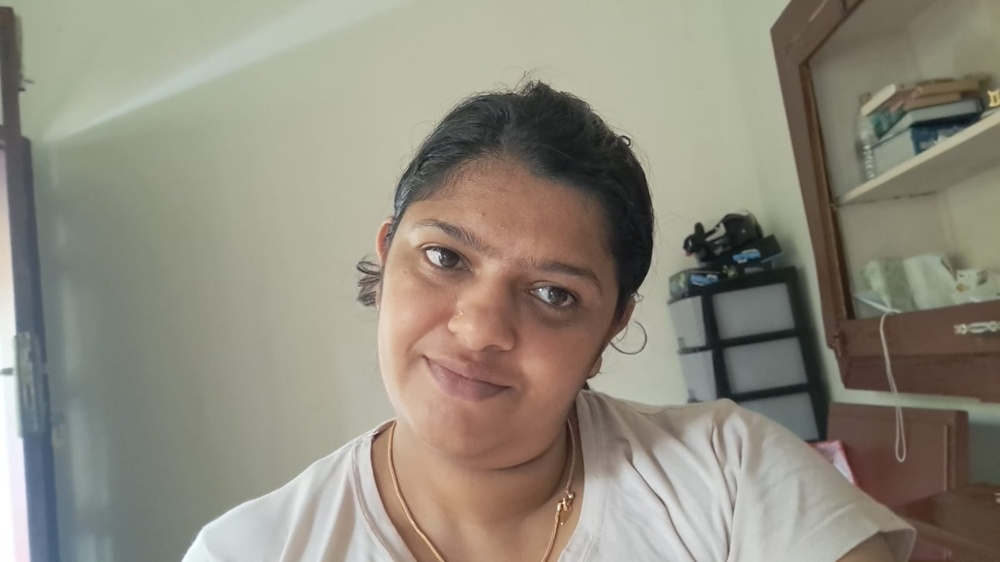
#> input picture cherinjaphoto.jpg, 1000 x 562 px, shrunk from 1600 x 900 before the run
$ python allign.py
#> lines starting #> are read from the running program, lines starting #| are printed output that depends on the picture
# install and import above modules first
import os
import cv2
import math
import matplotlib.pyplot as pl
import pandas as pd
from PIL import Image
import numpy as np

# Detect face
def face_detection(img):
	faces = face_detector.detectMultiScale(img, 1.1, 4)
	if (len(faces) <= 0):
		img_gray = cv2.cvtColor(img, cv2.COLOR_BGR2GRAY)
		return img, img_gray
	else:
		X, Y, W, H = faces[0]
		img = img[int(Y):int(Y+H), int(X):int(X+W)]
		return img, cv2.cvtColor(img, cv2.COLOR_BGR2BGRA)


def trignometry_for_distance(a, b):
	return math.sqrt(((b[0] - a[0]) * (b[0] - a[0])) +\
					((b[1] - a[1]) * (b[1] - a[1])))

# Find eyes
def Face_Alignment(img_path):
	pl.imshow(cv2.imread(img_path)[:, :, ::-1])
	pl.show()
	img_raw = cv2.imread(img_path).copy()
	img, gray_img = face_detection(cv2.imread(img_path))
	eyes = eye_detector.detectMultiScale(gray_img)

	# for multiple people in an image find the largest
	# pair of eyes
	if len(eyes) >= 2:
		eye = eyes[:, 2]
		container1 = []
		for i in range(0, len(eye)):
			container = (eye[i], i)
			container1.append(container)
		df = pd.DataFrame(container1, columns=[
						"length", "idx"]).sort_values(by=['length'])
		eyes = eyes[df.idx.values[0:2]]

		# deciding to choose left and right eye
		eye_1 = eyes[0]
		eye_2 = eyes[1]
		if eye_1[0] > eye_2[0]:
			left_eye = eye_2
			right_eye = eye_1
		else:
			left_eye = eye_1
			right_eye = eye_2

		# center of eyes
		# center of right eye
		right_eye_center = (
			int(right_eye[0] + (right_eye[2]/2)),
		int(right_eye[1] + (right_eye[3]/2)))
		right_eye_x = right_eye_center[0]
		right_eye_y = right_eye_center[1]
		cv2.circle(img, right_eye_center, 2, (255, 0, 0), 3)

		# center of left eye
		left_eye_center = (
			int(left_eye[0] + (left_eye[2] / 2)),
		int(left_eye[1] + (left_eye[3] / 2)))
		left_eye_x = left_eye_center[0]
		left_eye_y = left_eye_center[1]
		cv2.circle(img, left_eye_center, 2, (255, 0, 0), 3)

		# finding rotation direction
		if left_eye_y > right_eye_y:
			print("Rotate image to clock direction")
			point_3rd = (right_eye_x, left_eye_y)
			direction = -1 # rotate image direction to clock
		else:
			print("Rotate to inverse clock direction")
			point_3rd = (left_eye_x, right_eye_y)
			direction = 1 # rotate inverse direction of clock

		cv2.circle(img, point_3rd, 2, (255, 0, 0), 2)
		a = trignometry_for_distance(left_eye_center,
									point_3rd)
		b = trignometry_for_distance(right_eye_center,
									point_3rd)
		c = trignometry_for_distance(right_eye_center,
									left_eye_center)
		cos_a = (b*b + c*c - a*a)/(2*b*c)
		angle = (np.arccos(cos_a) * 180) / math.pi

		if direction == -1:
			angle = 90 - angle
		else:
			angle = -(90-angle)

		# rotate image
		new_img = Image.fromarray(img_raw)
		new_img = np.array(new_img.rotate(direction * angle))

	return new_img


opencv_home = cv2.__file__
folders = opencv_home.split(os.path.sep)[0:-1]
path = folders[0]
for folder in folders[1:]:
	path = path + "/" + folder
path_for_face = path+"/data/haarcascade_frontalface_default.xml"
path_for_eyes = path+"/data/haarcascade_eye.xml"
path_for_nose = path+"/data/haarcascade_mcs_nose.xml"

#if os.path.isfile(path_for_face) != True:
#	raise ValueError(
	#	"opencv is not installed pls install using pip install opencv ",
	#detector_path, " violated.")

face_detector = cv2.CascadeClassifier('haarcascade_frontalcatface.xml')
eye_detector = cv2.CascadeClassifier('haarcascade_eye.xml')
nose_detector = cv2.CascadeClassifier('nose.xml')

# Name of the image for face alignment if on
# the other folder kindly paste the name of
# the image with path included
test_set = ["cherinjaphoto.jpg"]
for i in test_set:
	alignedFace = Face_Alignment(i)
#> in Face_Alignment, img_raw is the input picture: shape (562, 1000, 3); mean B, G, R 125.8, 139, 143.9
#> in face_detection, `faces = face_detector.detectMultiScale(img, 1.1, 4)`: faces = [[609, 437, 63, 63]]
#> in face_detection, `X, Y, W, H = faces[0]`: X = 609; Y = 437; W = 63
#> in face_detection, `img = img[int(Y):int(Y+H), int(X):int(X+W)]`:
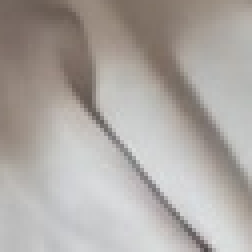
#> img: shape (63, 63, 3) (shown 4 times larger); mean B, G, R 163.5, 167.8, 173.2
#> in Face_Alignment, `eyes = eye_detector.detectMultiScale(gray_img)`: eyes = ()
#> (the run stopped early here; a loop or call above may not have finished)
